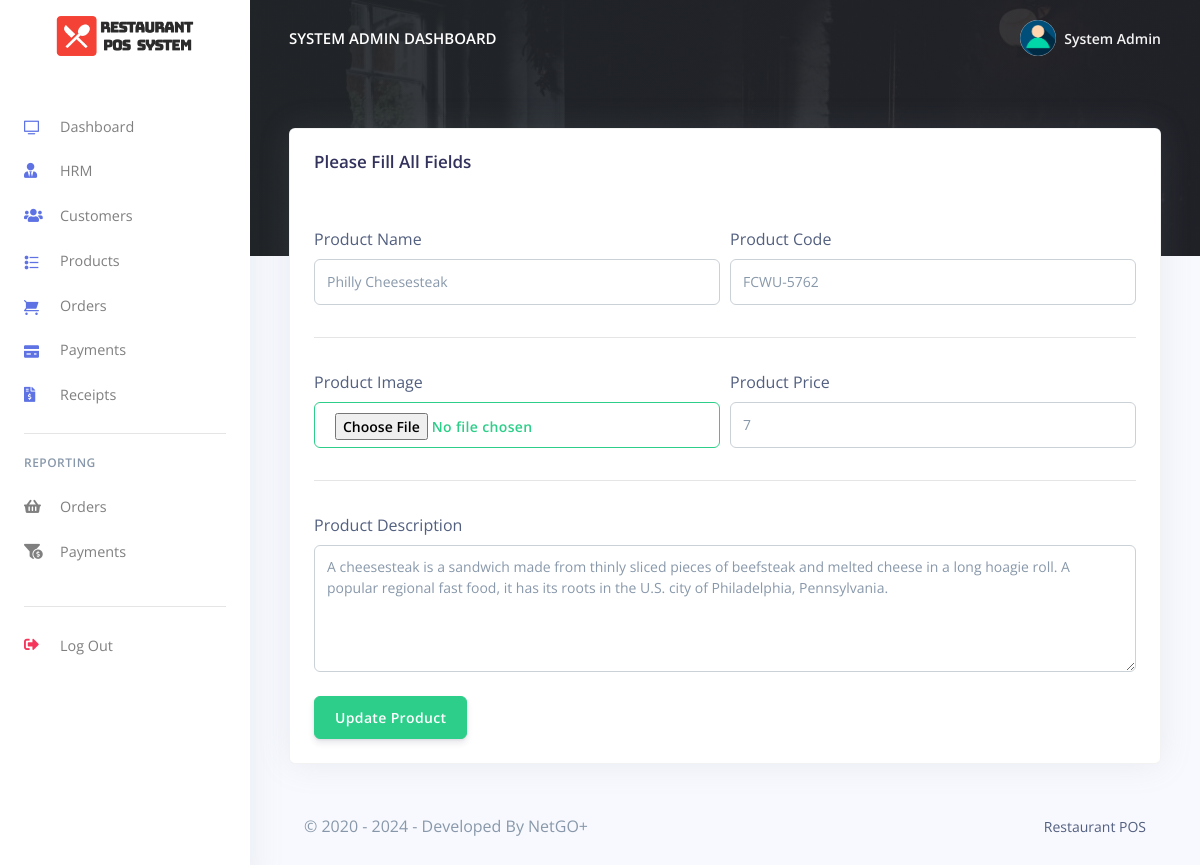
The app's page /pos/admin/update_product.php?update=06dc36c1be (signed in) with its own data.
### tables this page shows
CREATE TABLE `rpos_admin` (
  `admin_id` varchar(200) NOT NULL,
  `admin_name` varchar(200) NOT NULL,
  `admin_email` varchar(200) NOT NULL,
  `admin_password` varchar(200) NOT NULL
);

CREATE TABLE `rpos_products` (
  `prod_id` varchar(200) NOT NULL,
  `prod_code` varchar(200) NOT NULL,
  `prod_name` varchar(200) NOT NULL,
  `prod_img` varchar(200) NOT NULL,
  `prod_desc` longtext NOT NULL,
  `prod_price` varchar(200) NOT NULL,
  `created_at` timestamp(6) NOT NULL DEFAULT current_timestamp(6) ON UPDATE current_timestamp(6)
);

### pos/admin/update_product.php (the view, shortened to what this page needs)
<?php
include('config/config.php');
require_once('partials/_head.php');
?>
<body>
  <?php
  require_once('partials/_sidebar.php');
  ?>
  <div class="main-content">
    <?php
    require_once('partials/_topnav.php');
    $update = $_GET['update'];
    $ret = "SELECT * FROM  rpos_products WHERE prod_id = '$update' ";
    $stmt = $mysqli->prepare($ret);
    $stmt->execute();
    $res = $stmt->get_result();
    while ($prod = $res->fetch_object()) {
    ?>
      <div class="container-fluid mt--8">
        <div class="row">
          <div class="col">
            <div class="card shadow">
              <div class="card-header border-0">
                <h3>Please Fill All Fields</h3>
              </div>
              <div class="card-body">
                <form method="POST" enctype="multipart/form-data">
                  <div class="form-row">
                    <div class="col-md-6">
                      <label>Product Name</label>
                      <input type="text" value="<?php echo $prod->prod_name; ?>" name="prod_name" class="form-control">
                    </div>
                    <div class="col-md-6">
                      <label>Product Code</label>
                      <input type="text" name="prod_code" value="<?php echo $prod->prod_code; ?>" class="form-control" value="">
                    </div>
                  </div>
                  <hr>
                  <div class="form-row">
                    <div class="col-md-6">
                      <label>Product Image</label>
                      <input type="file" name="prod_img" class="btn btn-outline-success form-control" value="<?php echo $prod_img; ?>">
                    </div>
                    <div class="col-md-6">
                      <label>Product Price</label>
                      <input type="text" name="prod_price" class="form-control" value="<?php echo $prod->prod_price; ?>">
                    </div>
                  </div>
                  <hr>
                  <div class="form-row">
                    <div class="col-md-12">
                      <label>Product Description</label>
                      <textarea rows="5" name="prod_desc" class="form-control" value=""><?php echo $prod->prod_desc; ?></textarea>
                    </div>
                  </div>
                  <br>
                  <div class="form-row">
                    <div class="col-md-6">
                      <input type="submit" name="UpdateProduct" value="Update Product" class="btn btn-success" value="">
                    </div>
                  </div>
                </form>
              </div>
            </div>
          </div>
        </div>
      <?php
      require_once('partials/_footer.php');
    }
      ?>
      </div>
  </div>
</body>
</html>

### pos/admin/partials/_sidebar.php (shortened to what this page needs)
<?php
$admin_id = $_SESSION['admin_id'];
$ret = "SELECT * FROM  rpos_admin  WHERE admin_id = '$admin_id'";
$stmt = $mysqli->prepare($ret);
$stmt->execute();
$res = $stmt->get_result();
while ($admin = $res->fetch_object()) {
?>
  <nav class="navbar navbar-vertical fixed-left navbar-expand-md navbar-light bg-white" id="sidenav-main">
    <div class="container-fluid">
      <a class="navbar-brand pt-0" href="dashboard.php">
        <img src="assets/img/brand/repos.png" class="navbar-brand-img" alt="...">
      </a>
      <div class="collapse navbar-collapse" id="sidenav-collapse-main">
        <ul class="navbar-nav">
          <li class="nav-item">
            <a class="nav-link" href="dashboard.php">
              <i class="ni ni-tv-2 text-primary"></i> Dashboard
            </a>
          </li>
          <li class="nav-item">
            <a class="nav-link" href="hrm.php">
              <i class="fas fa-user-tie text-primary"></i> HRM
            </a>
          </li>
          <li class="nav-item">
            <a class="nav-link" href="customes.php">
              <i class="fas fa-users text-primary"></i> Customers
            </a>
          </li>
          <li class="nav-item">
            <a class="nav-link" href="products.php">
              <i class="ni ni-bullet-list-67 text-primary"></i>Products
            </a>
          </li>
          <li class="nav-item">
            <a class="nav-link" href="orders.php">
              <i class="ni ni-cart text-primary"></i> Orders
            </a>
          </li>
          <li class="nav-item">
            <a class="nav-link" href="payments.php">
              <i class="ni ni-credit-card text-primary"></i> Payments
            </a>
          </li>
          <li class="nav-item">
            <a class="nav-link" href="receipts.php">
              <i class="fas fa-file-invoice-dollar text-primary"></i> Receipts
            </a>
          </li>
        </ul>
        <hr class="my-3">
        <h6 class="navbar-heading text-muted">Reporting</h6>
        <ul class="navbar-nav mb-md-3">
          <li class="nav-item">
            <a class="nav-link" href="orders_reports.php">
              <i class="fas fa-shopping-basket"></i> Orders
            </a>
          </li>
          <li class="nav-item">
            <a class="nav-link" href="payments_reports.php">
              <i class="fas fa-funnel-dollar"></i> Payments
            </a>
          </li>
        </ul>
        <hr class="my-3">
        <ul class="navbar-nav mb-md-3">
          <li class="nav-item">
            <a class="nav-link" href="logout.php">
              <i class="fas fa-sign-out-alt text-danger"></i> Log Out
            </a>
          </li>
        </ul>
      </div>
    </div>
  </nav>
<?php } ?>

### pos/admin/partials/_topnav.php (shortened to what this page needs)
<?php
$admin_id = $_SESSION['admin_id'];
$ret = "SELECT * FROM  rpos_admin  WHERE admin_id = '$admin_id'";
$stmt = $mysqli->prepare($ret);
$stmt->execute();
$res = $stmt->get_result();
while ($admin = $res->fetch_object()) {
?>
    <nav class="navbar navbar-top navbar-expand-md navbar-dark" id="navbar-main">
        <div class="container-fluid">
            <a class="h4 mb-0 text-white text-uppercase d-none d-lg-inline-block" href="dashboard.php"><?php echo $admin->admin_name; ?> Dashboard</a>
            <ul class="navbar-nav align-items-center d-none d-md-flex">
                <li class="nav-item dropdown">
                    <a class="nav-link pr-0" href="#" role="button" data-toggle="dropdown" aria-haspopup="true" aria-expanded="false">
                        <div class="media align-items-center">
                            <span class="avatar avatar-sm rounded-circle">
                                <img alt="Image placeholder" src="assets/img/theme/user-a-min.png">
                            </span>
                            <div class="media-body ml-2 d-none d-lg-block">
                                <span class="mb-0 text-sm  font-weight-bold"><?php echo $admin->admin_name; ?></span>
                            </div>
                        </div>
                    </a>
                </li>
            </ul>
        </div>
    </nav>
<?php } ?>

### pos/admin/partials/_footer.php
<footer class="py-5">
  <div class="container">
    <div class="row align-items-center justify-content-xl-between">
      <div class="col-xl-6">
        <div class="copyright text-center text-xl-left text-muted">
          &copy; 2020 - <?php echo date('Y'); ?> - Developed By NetGO+
        </div>
      </div>
      <div class="col-xl-6">
        <ul class="nav nav-footer justify-content-center justify-content-xl-end">
          <li class="nav-item">
            <a href="" class="nav-link" target="_blank">Restaurant POS</a>
          </li>
        </ul>
      </div>
    </div>
  </div>
</footer>

### records on screen
rpos_admin: admin_name "SYSTEM ADMIN", admin_name "System Admin"
rpos_products: prod_name "Philly Cheesesteak", prod_code "FCWU-5762", prod_price "7", prod_desc "A cheesesteak is a sandwich made from thinly sliced pieces of beefsteak and melted cheese in a long hoagie roll. A popular regional fast food, it has its roots in the U.S. city of Philadelphia, Pennsylvania."
